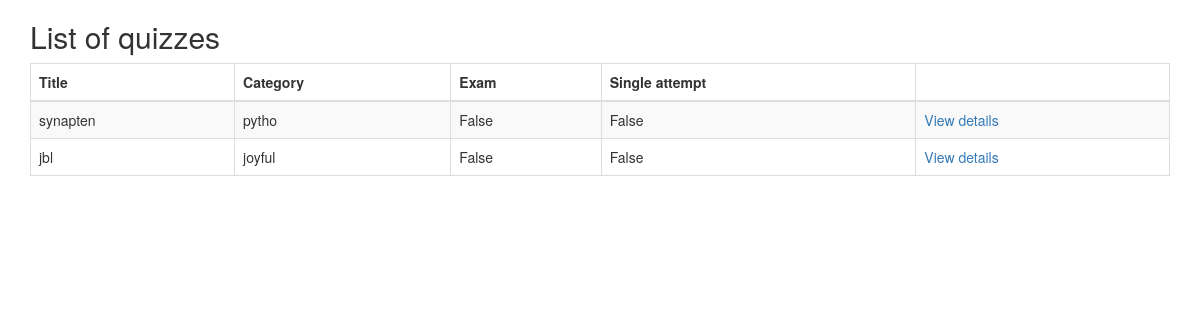
The app's page /mahi/ with its own data.
### quiz/models.py (models this page shows, shortened)
@python_2_unicode_compatible
class Quiz(models.Model):
    title = models.CharField(
        verbose_name=_("Title"),
        max_length=60, blank=False)
    description = models.TextField(
        verbose_name=_("Description"),
        blank=True, help_text=_("a description of the quiz"))
    url = models.SlugField(
        max_length=60, blank=False,
        help_text=_("a user friendly url"),
        verbose_name=_("user friendly url"))
    category = models.ForeignKey(
        Category, null=True, blank=True,
        verbose_name=_("Category"))
    random_order = models.BooleanField(
        blank=False, default=False,
        verbose_name=_("Random Order"),
        help_text=_("Display the questions in "
                    "a random order or as they "
                    "are set?"))
    max_questions = models.PositiveIntegerField(
        blank=True, null=True, verbose_name=_("Max Questions"),
        help_text=_("Number of questions to be answered on each attempt."))
    answers_at_end = models.BooleanField(
        blank=False, default=False,
        help_text=_("Correct answer is NOT shown after question."
                    " Answers displayed at the end."),
        verbose_name=_("Answers at end"))
    exam_paper = models.BooleanField(
        blank=False, default=False,
        help_text=_("If yes, the result of each"
                    " attempt by a user will be"
                    " stored. Necessary for marking."),
        verbose_name=_("Exam Paper"))
    single_attempt = models.BooleanField(
        blank=False, default=False,
        help_text=_("If yes, only one attempt by"
                    " a user will be permitted."
                    " Non users cannot sit this exam."),
        verbose_name=_("Single Attempt"))
    pass_mark = models.SmallIntegerField(
        blank=True, default=0,
        verbose_name=_("Pass Mark"),
        help_text=_("Percentage required to pass exam."),
        validators=[MaxValueValidator(100)])
    success_text = models.TextField(
        blank=True, help_text=_("Displayed if user passes."),
        verbose_name=_("Success Text"))
    fail_text = models.TextField(
        verbose_name=_("Fail Text"),
        blank=True, help_text=_("Displayed if user fails."))
    draft = models.BooleanField(
        blank=True, default=False,
        verbose_name=_("Draft"),
        help_text=_("If yes, the quiz is not displayed"
                    " in the quiz list and can only be"
                    " taken by users who can edit"
                    " quizzes."))
    class Meta:
        verbose_name = _("Quiz")
        verbose_name_plural = _("Quizzes")

@python_2_unicode_compatible
class Category(models.Model):
    category = models.CharField(
        verbose_name=_("Category"),
        max_length=250, blank=True,
        unique=True, null=True)
    objects = CategoryManager()
    class Meta:
        verbose_name = _("Category")
        verbose_name_plural = _("Categories")
    def __str__(self):
        return self.category

### quiz/views.py (the view)
class QuizListView(ListView):
    model = Quiz
    def get_queryset(self):
        queryset = super(QuizListView, self).get_queryset()
        return queryset.filter(draft=False)

### quiz/templates/quiz/quiz_list.html (shortened to what this page needs)
{% extends 'base.html' %}
{% load i18n %}
{% block content %}
<h2>{% trans "List of quizzes" %}</h2>
    {% if quiz_list %}
		<table class="table table-bordered table-striped">
		  <thead>
			<tr>
			  <th>{% trans "Title" %}</th>
			  <th>{% trans "Category" %}</th>
			  <th>{% trans "Exam" %}</th>
			  <th>{% trans "Single attempt" %}</th>
			  <th></th>
			</tr>
		  </thead>
		  <tbody>
        {% for quiz in quiz_list %}
  			<tr>
			  <td>{{ quiz.title }}</td>
			  <td>{{ quiz.category }}</td>
			  <td>{{ quiz.exam_paper }}</td>
			  <td>{{ quiz.single_attempt }}</td>
			  <td>
				<a href="{% url 'quiz_start_page' slug=quiz.url %}">
				  {% trans "View details" %}
				</a>
			</tr>
        {% endfor %}
		  </tbody>
		</table>
	{% else %}
        <p>{% trans "There are no available quizzes" %}.</p>
    {% endif %}
{% endblock %}

### records on screen
Quiz: title "synapten", category "pytho", exam_paper "False", single_attempt "False"
Quiz: title "jbl", category "joyful", exam_paper "False", single_attempt "False"
